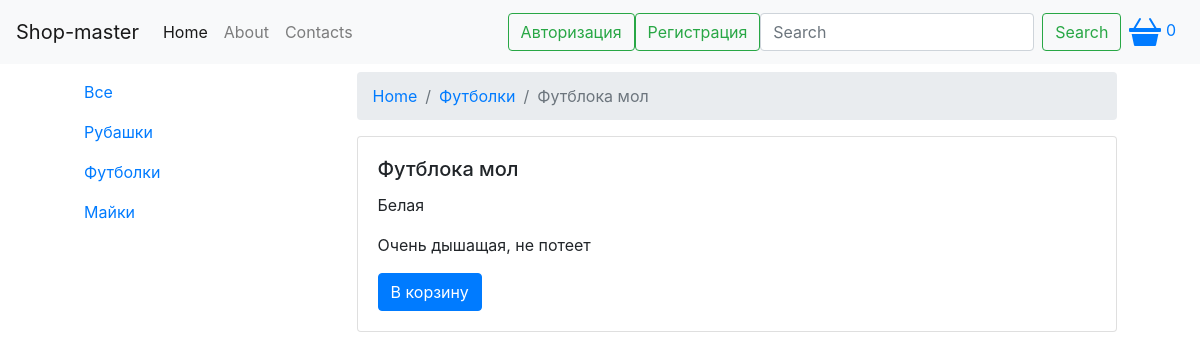
The page /product.php?id=10 on the database its author committed.
### tables this page shows
CREATE TABLE `categories` (
  `id` int(11) NOT NULL,
  `title` varchar(255) NOT NULL
);

CREATE TABLE `products` (
  `id` int(11) NOT NULL,
  `title` varchar(255) NOT NULL,
  `description` text NOT NULL,
  `content` text NOT NULL,
  `category_id` int(11) NOT NULL,
  `image` varchar(255) NOT NULL,
  `cost` varchar(10) NOT NULL
);

### product.php (the view)
<?php
	include "configs/db.php";
	include "parts/header.php";
	$sql = "SELECT * FROM products WHERE id = " . $_GET["id"];
	$result = $connect->query($sql);
	$row = mysqli_fetch_assoc($result);
	$categoryResult = $connect->query( "SELECT * FROM categories WHERE id =" . $row["category_id"] );
	$category = mysqli_fetch_assoc( $categoryResult );
 ?>
<nav aria-label="breadcrumb">
  <ol class="breadcrumb">
    <li class="breadcrumb-item"><a href="/">Home</a></li>
    <li class="breadcrumb-item active"> <a href="cat.php?id= <?php echo $category["id"] ?> "><?php echo $category["title"] ?></a></li>
    <li class="breadcrumb-item active" aria-current="page"><?php echo $row["title"] ?></li>
  </ol>
</nav>
<div class="row">
		<div class="col-12">
			<div class="card">
				<div class="card-body">
				<h5 class="card-title">
						<?php echo $row["title"] ?>
				</h5>
				<p class="card-text"><?php echo $row["description"] ?></p>
				<p class="card-text"><?php echo $row["content"] ?></p>
				<a href="#" class="btn btn-primary">В корзину</a>
			</div>
			</div>
		</div>
</div>
<?php
	include "parts/footer.php";
 ?>

### parts/cat_nav.php
<div class="nav flex-column nav-pills" id="v-pills-tab" role="tablist" aria-orientation="vertical">
	<a class="nav-link <?php if (!isset($_GET["id"])){ ?> active <?php }  ?>" href="/">Все</a>
	<?php
		$sql = "SELECT * FROM categories";
		$result = $connect->query($sql);
		while ($row = mysqli_fetch_assoc($result)) {
			if (isset($_GET["id"]) && $_GET["id"] == $row["id"]) {
				echo  "<a class='nav-link active' href='/cat.php?id=" . $row["id"] . "'>" . $row["title"] . "</a>";
			} else{
				echo  "<a class='nav-link' href='/cat.php?id=" . $row["id"] . "'>" . $row["title"] . "</a>";
			}
		}
	 ?>
</div>

### rows shown on the page
categories: title "Рубашки"
categories: title "Футболки"
categories: title "Майки"
products: title "Футблока мол", description "Белая", content "Очень дышащая, не потеет"
